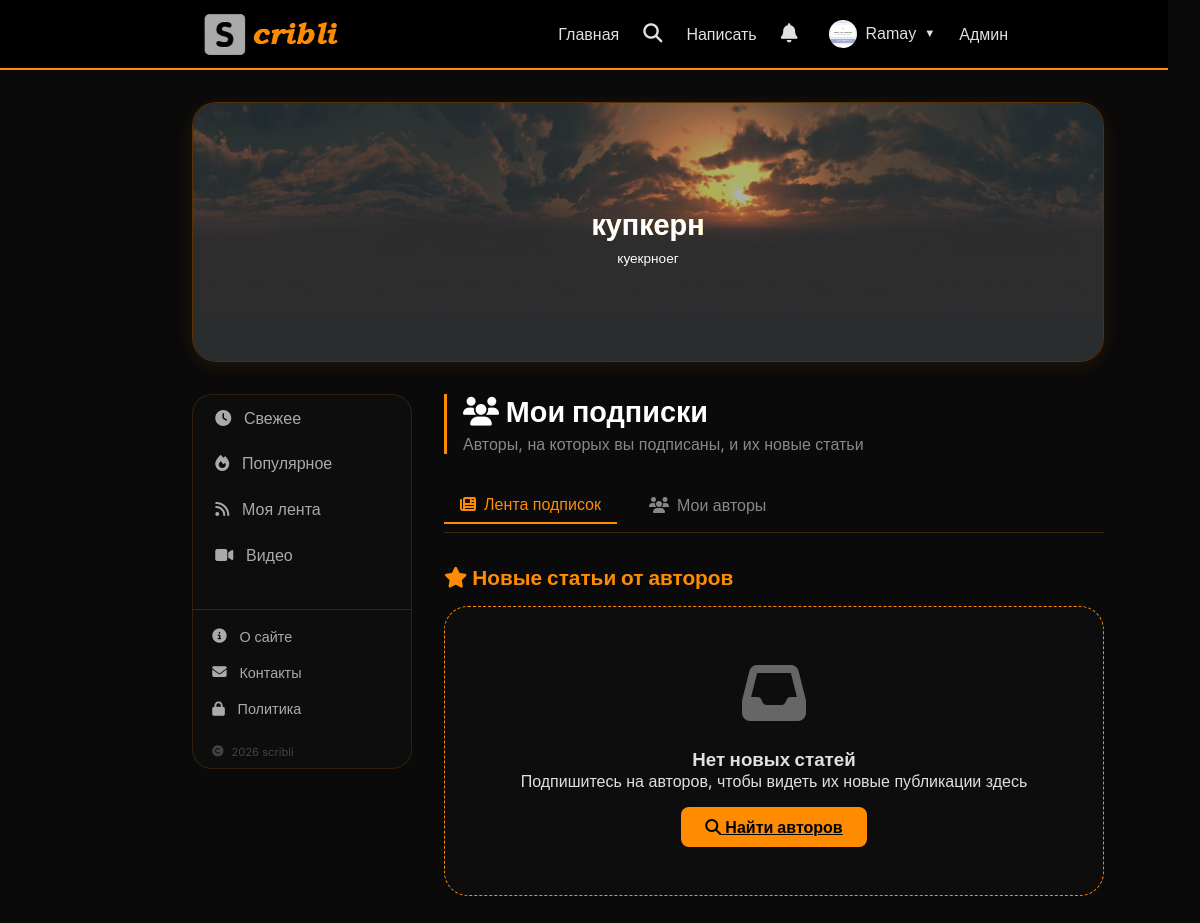
Screenshot of /my-subscriptions (signed in) with the database file from the repository.
### database.py (models this page shows)
class User(Base):
    __tablename__ = 'users'
    id = Column(Integer, primary_key=True)
    email = Column(String, unique=True, index=True)
    username = Column(String, unique=True, index=True)
    hashed_password = Column(String)
    avatar = Column(String, default='default.png')
    is_admin = Column(Boolean, default=False)
    is_active = Column(Boolean, default=True)
    created_at = Column(DateTime, default=datetime.now)

class SliderItem(Base):
    __tablename__ = 'slider_items'
    id = Column(Integer, primary_key=True)
    title = Column(String, default='')
    label = Column(String, default='')
    icon = Column(String, default='📖')
    image_url = Column(String, default='')
    link = Column(String, default='')
    is_active = Column(Boolean, default=True)
    order = Column(Integer, default=0)
    image_position = Column(String, default='cover')
    text_position = Column(String, default='center')
    text_color = Column(String, default='#ffffff')
    text_size = Column(String, default='medium')
    overlay_opacity = Column(Integer, default=30)
    created_at = Column(DateTime, default=datetime.now)

### main.py (the view)
@app.get("/my-subscriptions", response_class=HTMLResponse)
async def my_subscriptions(request: Request, db: Session = Depends(get_db)):
    user = get_current_user(request, db)
    if not user:
        return RedirectResponse(url="/login", status_code=303)
    subscriptions = db.query(Subscription).filter(Subscription.subscriber_id == user.id).all()
    authors = []
    for sub in subscriptions:
        author = db.query(User).filter(User.id == sub.author_id).first()
        if author:
            articles_count = db.query(Article).filter(Article.user_id == author.id, Article.is_published == True).count()
            author.articles_count = articles_count
            authors.append(author)
    if authors:
        author_ids = [a.id for a in authors]
        feed_articles = db.query(Article).filter(
            Article.user_id.in_(author_ids),
            Article.is_published == True
        ).order_by(Article.created_at.desc()).limit(50).all()
        for article in feed_articles:
            article_author = db.query(User).filter(User.id == article.user_id).first()
            article.author_name = article_author.username if article_author else f"Автор #{article.user_id}"
            article_cat = db.query(ArticleCategory).filter(ArticleCategory.article_id == article.id).first()
            if article_cat:
                cat = db.query(Category).filter(Category.id == article_cat.category_id).first()
                article.category = cat
    else:
        feed_articles = []
    slider_items = db.query(SliderItem).filter(SliderItem.is_active == True).order_by(SliderItem.order).all()
    return templates.TemplateResponse("my_subscriptions.html", {
        "request": request,
        "user": user,
        "authors": authors,
        "feed_articles": feed_articles,
        "slider_items": slider_items
    })

### templates/my_subscriptions.html (shortened to what this page needs)
{% extends "base.html" %}
{% block content %}
<div class="subscriptions-container">
    <div class="subscriptions-header">
        <h2><i class="fas fa-users"></i> Мои подписки</h2>
        <p>Авторы, на которых вы подписаны, и их новые статьи</p>
    </div>
    <div class="tabs">
        <a href="/my-subscriptions" class="tab active">
            <i class="fas fa-newspaper"></i> Лента подписок
        </a>
        <a href="/my-subscriptions/authors" class="tab">
            <i class="fas fa-users"></i> Мои авторы
        </a>
    </div>
    <div class="feed-articles">
        <h3 class="feed-title"><i class="fas fa-star"></i> Новые статьи от авторов</h3>
        <div class="articles-grid">
            {% for article in feed_articles %}
            <div class="article-card">
                <div class="card-header">
                    <div class="author-avatar">
                        {% if article.author_avatar and article.author_avatar != 'default.png' %}
                        <img src="/static/avatars/{{ article.author_avatar }}" style="width: 40px; height: 40px; border-radius: 50%; object-fit: cover;">
                        {% else %}
                        {{ article.author_name[0]|upper if article.author_name else 'U' }}
                        {% endif %}
                    </div>
                    <div class="author-info">
                        <div class="author-name">
                            <a href="/user/{{ article.user_id }}">{{ article.author_name }}</a>
                        </div>
                        <div class="post-date">{{ article.created_at.strftime('%d %B %Y') }}</div>
                    </div>
                </div>
                <div class="card-content">
                    {% if article.category %}
                    <div class="cat-badge">{{ article.category.icon }} {{ article.category.name }}</div>
                    {% endif %}
                    <h3 class="article-title">
                        <a href="/article/{{ article.slug }}">{{ article.title }}</a>
                    </h3>
                    <div class="article-excerpt">
                        {{ article.description[:140] }}{% if article.description|length > 140 %}...{% endif %}
                    </div>
                    <div class="card-footer">
                        <a href="/article/{{ article.slug }}" class="read-more">
                            Читать <i class="fas fa-arrow-right"></i>
                        </a>
                        <div class="stats-mini">
                            <span><i class="fas fa-eye"></i> {{ article.views }}</span>
                            <span><i class="fas fa-heart"></i> {{ article.likes }}</span>
                        </div>
                    </div>
                </div>
            </div>
            {% else %}
            <div class="empty-subscriptions">
                <div class="empty-state-icon">
                    <i class="fas fa-inbox"></i>
                </div>
                <h3>Нет новых статей</h3>
                <p>Подпишитесь на авторов, чтобы видеть их новые публикации здесь</p>
                <a href="/" class="btn btn-primary" style="margin-top: 1rem; display: inline-block;">
                    <i class="fas fa-search"></i> Найти авторов
                </a>
            </div>
            {% endfor %}
        </div>
    </div>
</div>
{% endblock %}

### templates/base.html (shortened to what this page needs)
<!DOCTYPE html>
<html lang="ru">
<head>
    <link href="https://cdn.quilljs.com/1.3.6/quill.snow.css" rel="stylesheet">
    <link rel="stylesheet" href="https://cdnjs.cloudflare.com/ajax/libs/font-awesome/6.5.1/css/all.min.css">
</head>
<body>
<nav class="navbar">
    <h2 style="margin-left: 7rem;">
        <a href="/">
            <img src="/static/logo.jpg" alt="StoryBlog" style="height: 95px; width: auto; vertical-align: middle;">
        </a>
    </h2>
        <div class="nav-links">
            <a href="/">Главная</a>
            <div class="search-wrapper">
                <button class="search-icon-btn" id="searchIconBtn" onclick="toggleSearch()">
                    <i class="fas fa-search"></i>
                </button>
            </div>
            {% if user %}
                <a href="/create">Написать</a>
                <div class="notif-menu">
                    <button class="notif-btn" onclick="toggleNotifMenu()">
                        <i class="fas fa-bell"></i>
                    </button>
                </div>
                <div class="user-menu">
                    <button class="user-menu-btn" onclick="toggleUserMenu()">
                        {% if user.avatar and user.avatar != 'default.png' %}
                        <img src="/static/avatars/{{ user.avatar }}" class="nav-avatar">
                        {% else %}
                        <span class="nav-avatar-placeholder">{{ user.username[0]|upper }}</span>
                        {% endif %}
                        {{ user.username }}
                        <span style="font-size: 0.7rem;">▼</span>
                    </button>
                </div>
                {% if user.is_admin %}<a href="/admin">Админ</a>{% endif %}
            {% else %}
                <a href="/login">Войти</a>
                <a href="/register">Регистрация</a>
            {% endif %}
        </div>
    </nav>
    <div class="container">
        {% block hero %}
        <div class="hero" id="heroBlock">
            <div class="hero-slider">
                <div class="hero-slider-track" id="heroSliderTrack">
                    {% for item in slider_items %}
                    <div class="hero-slide" {% if item.link %}onclick="location.href='{{ item.link }}'" style="cursor: pointer;"{% endif %}>
                        {% if item.image_url %}
                        <img src="{{ item.image_url }}" class="hero-slide-bg" alt="slide" style="object-fit: {{ item.image_position if item.image_position else 'cover' }};">
                        {% endif %}
                        {% if item.overlay_opacity and item.overlay_opacity > 0 %}
                        <div class="hero-slide-overlay" style="background: rgba(0,0,0,{{ item.overlay_opacity / 100 }});"></div>
                        {% endif %}
                        {% if item.title %}
                        <h1 style="color: {{ item.text_color if item.text_color else '#ffffff' }}; font-size: {% if item.text_size == 'small' %}1.2rem{% elif item.text_size == 'large' %}2.2rem{% else %}1.8rem{% endif %};">
                            {{ item.title }}
                        </h1>
                        {% endif %}
                        {% if item.label %}
                        <p style="color: {{ item.text_color if item.text_color else '#ffffff' }}; font-size: {% if item.text_size == 'small' %}0.7rem{% elif item.text_size == 'large' %}1rem{% else %}0.85rem{% endif %};">
                            {{ item.label }}
                        </p>
                        {% endif %}
                    </div>
                    {% endfor %}
                </div>
            </div>
        </div>
        {% endblock %}
        <div class="layout">
{% block left_menu %}
<div class="left-menu">
    <div class="left-menu-item {% if feed == 'fresh' %}active{% endif %}" data-feed="fresh" onclick="switchFeed('fresh')">
        <i class="fas fa-clock"></i> Свежее
    </div>
    <div class="left-menu-item {% if feed == 'popular' %}active{% endif %}" data-feed="popular" onclick="switchFeed('popular')">
        <i class="fas fa-fire"></i> Популярное
    </div>
    {% if user %}
    <div class="left-menu-item {% if feed == 'myfeed' %}active{% endif %}" data-feed="myfeed" onclick="switchFeed('myfeed')">
        <i class="fas fa-rss"></i> Моя лента
    </div>
    {% endif %}
    <div class="left-menu-item" data-feed="videos" onclick="switchFeed('videos')">
        <i class="fas fa-video"></i> Видео
    </div>
    <div class="menu-footer">
        <a href="/about" class="menu-footer-item">
            <i class="fas fa-info-circle"></i> О сайте
        </a>
        <a href="/contacts" class="menu-footer-item">
            <i class="fas fa-envelope"></i> Контакты
        </a>
        <a href="/privacy" class="menu-footer-item">
            <i class="fas fa-lock"></i> Политика
        </a>
        <div class="menu-footer-copyright">
            <i class="fas fa-copyright"></i> 2026 scribli
        </div>
    </div>
</div>
{% endblock %}
            <div class="content-right">
                {% block content %}{% endblock %}
            </div>
        </div>
    </div>
</body>
</html>

### templates/base.html (style rules this page uses)
* { margin: 0; padding: 0; box-sizing: border-box; }
body { font-family: 'Inter', sans-serif; background: #0a0a0a; color: #e0e0e0; padding-right: 2rem; }
.navbar { background: #000; border-bottom: 2px solid #ff8c00; padding: 0 2rem; display: flex; justify-content: space-between; align-items: center; gap: 1rem; padding-right: 10rem; height: 70px; }
.navbar h2 { margin-left: 10rem; }
.nav-links { display: flex; align-items: center; flex-wrap: wrap; gap: 1rem; line-height: 1; top: -2px; }
.nav-links a { color: #e0e0e0; text-decoration: none; transition: color 0.3s; display: inline-flex; align-items: center; gap: 0.3rem; line-height: 1; }
.container { max-width: 1200px; margin: 2rem auto; padding: 0 2rem; margin-left: 10rem; margin-right: 2rem; }
.btn { padding: 10px 24px; border: none; border-radius: 8px; cursor: pointer; font-weight: 600; transition: all 0.3s; }
.btn-primary { background: #ff8c00; color: #000; }
.search-wrapper { position: relative; display: inline-flex; align-items: center; }
.search-icon-btn { background: none; border: none; color: #e0e0e0; cursor: pointer; font-size: 1.2rem; padding: 0.3rem 0.5rem; border-radius: 40px; transition: background 0.2s; }
.nav-avatar { width: 28px; height: 28px; border-radius: 50%; object-fit: cover; }
.user-menu { position: relative; }
.user-menu-btn { background: none; border: none; color: #e0e0e0; cursor: pointer; display: flex; align-items: center; gap: 0.5rem; font-size: 1rem; padding: 0.3rem 0.5rem; border-radius: 40px; transition: background 0.2s; line-height: 1; }
.notif-menu { position: relative; }
.notif-btn { background: none; border: none; color: #e0e0e0; cursor: pointer; font-size: 1.2rem; position: relative; padding: 0.3rem 0.5rem; border-radius: 40px; transition: background 0.2s; }
.hero { position: relative; height: 260px; width: 100%; max-width: 1200px; margin-left: auto; margin-right: auto; border-radius: 24px; overflow: hidden; margin-bottom: 2rem; background: linear-gradient(135deg, #0a0a0a 0%, #1a0a00 100%); border: 1px solid rgba(255, 140, 0, 0.3); box-shadow: 0 4px 20px rgba(255, 140, 0, 0.1); }
.hero-slider { width: 100%; height: 100%; overflow: hidden; }
.hero-slider-track { display: flex; width: 100%; height: 100%; transition: transform 0.5s ease-in-out; }
.hero-slide { position: relative; min-width: 100%; height: 100%; flex-shrink: 0; display: flex; flex-direction: column; align-items: center; justify-content: center; text-align: center; }
.hero-slide-bg { position: absolute; top: 0; left: 0; width: 100%; height: 100%; object-fit: cover; z-index: 0; }
.hero-slide-overlay { position: absolute; top: 0; left: 0; width: 100%; height: 100%; z-index: 1; }
.hero-slide h1 { position: relative; z-index: 2; font-size: 1.8rem; background: linear-gradient(135deg, #ff8c00 0%, #ffcc00 100%); -webkit-background-clip: text; background-clip: text; color: transparent; margin-bottom: 0.5rem; }
.hero-slide p { position: relative; z-index: 2; font-size: 0.85rem; color: #fff; max-width: 600px; margin: 0 auto; }
.hero-slider-track { cursor: grab; user-select: none; -webkit-user-select: none; }
.hero-slide { user-select: none; -webkit-user-select: none; pointer-events: auto; }
.layout { display: flex; gap: 2rem; align-items: flex-start; }
.left-menu { width: 220px; flex-shrink: 0; position: sticky; top: 2rem; background: #0d0d0d; border-radius: 20px; border: 1px solid rgba(255, 140, 0, 0.15); overflow: hidden; }
.left-menu-item { display: flex; align-items: center; gap: 0.8rem; padding: 0.8rem 1.2rem; color: #aaa; background: none; border: none; width: 100%; text-align: left; cursor: pointer; transition: all 0.2s; border-left: 3px solid transparent; font-size: 1rem; text-decoration: none; }
.menu-footer { margin-top: 2rem; padding-top: 0.5rem; border-top: 1px solid rgba(255, 140, 0, 0.2); }
.menu-footer-item { display: flex; align-items: center; gap: 0.8rem; padding: 0.6rem 1.2rem; color: #aaa; font-size: 0.9rem; text-decoration: none; transition: all 0.2s; border-radius: 12px; }
.menu-footer-copyright { display: flex; align-items: center; gap: 0.5rem; padding: 0.6rem 1.2rem; color: #444; font-size: 0.7rem; margin-top: 0.5rem; }
.content-right { flex: 1; min-width: 0; }

### rows the page displays
User: avatar (picture), username "Ramay"
SliderItem: image_url (picture), title "купкерн", label "куекрноег"
